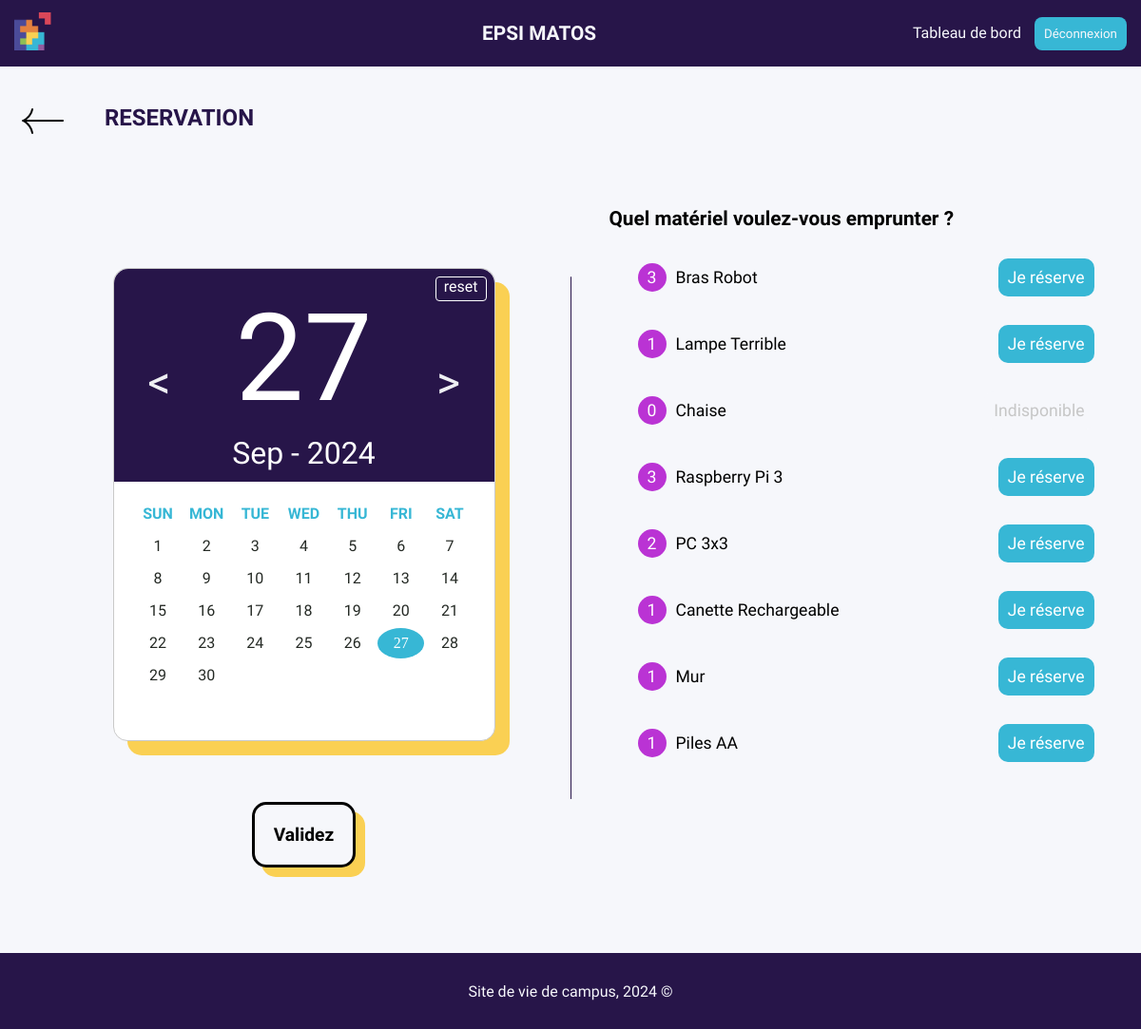
The app's page /reservation (signed in), older data.
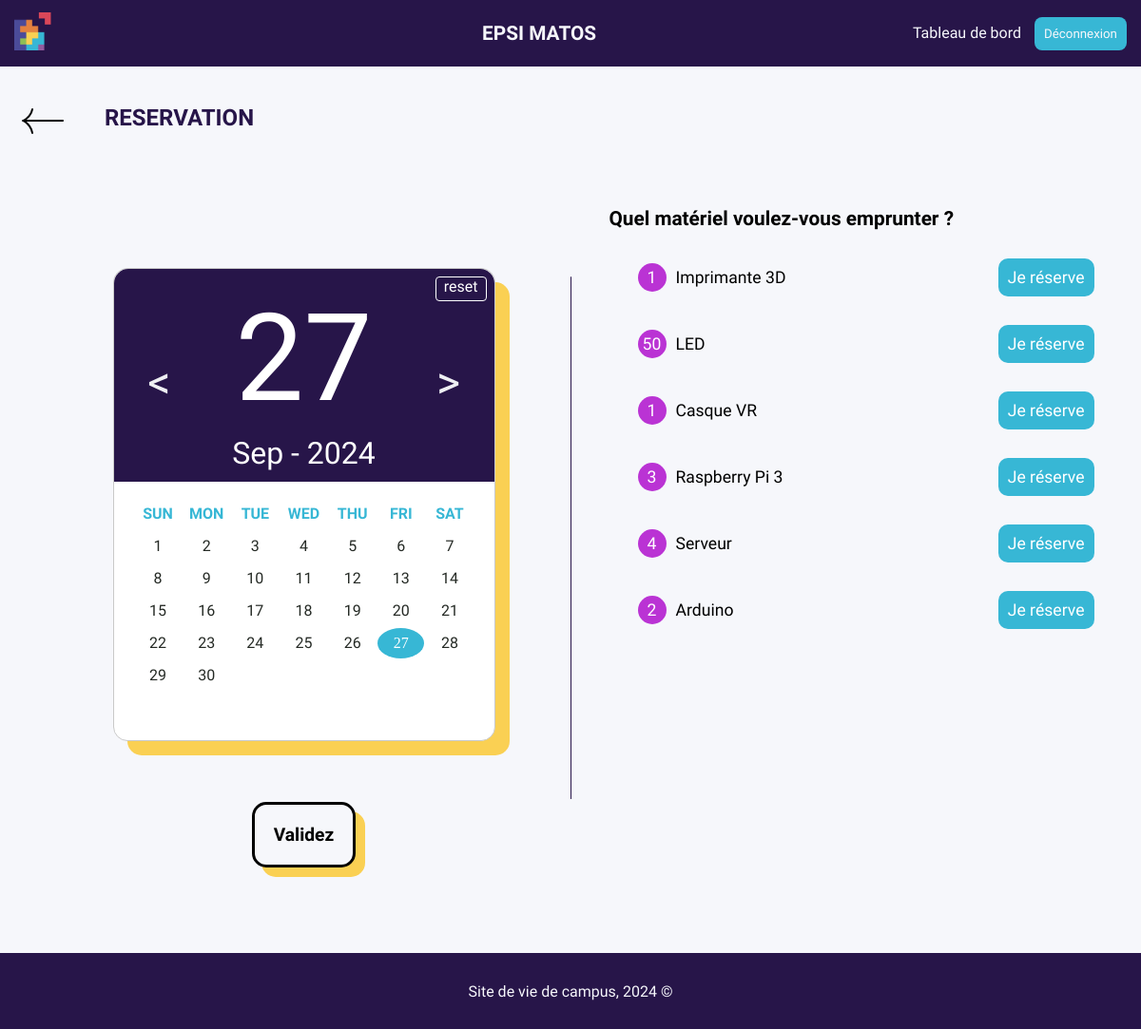
The same page, newer data.
### tables this page shows
CREATE TABLE materiel(
    id INTEGER PRIMARY KEY AUTOINCREMENT,
    nom TEXT NOT NULL,
    stock INTEGER
);

### controllers/reservation_controller.py (the view)
@reservation_bp.route('/reservation')
def reservation():
    if 'authentifie' in session and session['authentifie']:
        today = datetime.now().strftime('%Y-%m-%d')
        available_materials = get_available_materials(today)
        return render_template('reservation.html', available_materials=available_materials)
    else:
        return redirect('/')

### models/reservation_model.py (called while the page is built)
def get_available_materials(date):
    conn = sqlite3.connect('database/database.db')
    cursor = conn.cursor()
    query = '''
    SELECT m.nom, m.stock - IFNULL(COUNT(r.id_materiel), 0) AS disponible
    FROM materiel m
    LEFT JOIN reservation r ON m.id = r.id_materiel
    AND r.date_emprunt = ?
    GROUP BY m.id
    '''
    cursor.execute(query, (date,))
    available_materials = cursor.fetchall()
    conn.close()
    return available_materials

### templates/reservation.html (shortened to what this page needs)
<!DOCTYPE html>
<html lang="en">
<head>
    <link rel="stylesheet" href="static/css/reservation.css" />
    <link rel="stylesheet" href="static/css/calendrier.css" />
    <link
        rel="stylesheet"
        href="https://cdnjs.cloudflare.com/ajax/libs/font-awesome/6.0.0-beta3/css/all.min.css"
    />
</head>
<body>
    {% include 'header.html' %}
    <div class="title-return">
        <a href="/" class="back-button">&#8592;</a>
        <div class="page-title">RESERVATION</div>
    </div>
    <div class="container">
        <div class="section">
            <div class="elegant-calencar">
                <p id="reset">reset</p>
                <div id="header" class="clearfix">
                    <div class="pre-button"><</div>
                    <div class="head-info">
                        <div class="head-day"></div>
                        <div class="head-month"></div>
                    </div>
                    <div class="next-button">></div>
                </div>
                <table id="calendar">
            <thead>
              <tr>
                <th>Sun</th>
                <th>Mon</th>
                <th>Tue</th>
                <th>Wed</th>
                <th>Thu</th>
                <th>Fri</th>
                <th>Sat</th>
              </tr>
            </thead>
            <tbody>
              <tr>
                <td></td>
                <td></td>
                <td></td>
                <td></td>
                <td></td>
                <td></td>
                <td></td>
              </tr>
              <tr>
                <td></td>
                <td></td>
                <td></td>
                <td></td>
                <td></td>
                <td></td>
                <td></td>
              </tr>
              <tr>
                <td></td>
                <td></td>
                <td></td>
                <td></td>
                <td></td>
                <td></td>
                <td></td>
              </tr>
              <tr>
                <td></td>
                <td></td>
                <td></td>
                <td></td>
                <td></td>
                <td></td>
                <td></td>
              </tr>
              <tr>
                <td></td>
                <td></td>
                <td></td>
                <td></td>
                <td></td>
                <td></td>
                <td></td>
              </tr>
              <tr>
                <td></td>
                <td></td>
                <td></td>
                <td></td>
                <td></td>
                <td></td>
                <td></td>
              </tr>
            </tbody>
          </table>
        </div>
        <button class="custom-container" type="button" onclick="submitReservation()">Validez</button>
      </div>
      <div class="section section-left">
          <h2 class="header-title">Quel matériel voulez-vous emprunter ?</h2>
          <form id="reservation-form" method="POST" action="/confirm_reservation">
              {% include 'material_availability.html' %}
          </form>
      </div>
  </div>
</body>
<footer>
  {% include 'footer.html' %}
</footer>
</html>

### templates/material_availability.html
<div id="material-availability">
  {% for materiel in available_materials %}
  <div class="row">
    <div class="circle">{{ materiel[1] }}</div>
    <div class="row-text">{{ materiel[0] }}</div>
    {% if materiel[1] > 0 %}
    <button type="button" onclick="selectMaterial('{{ materiel[0] }}', this)">Je réserve</button>
    {% else %}
    <button disabled class="button_unavailable">Indisponible</button>
    {% endif %}
  </div>
  {% endfor %}
</div>

Row changes from the older to the newer data that the page shows:
removed materiel: stock "1", nom "Mur"
removed materiel: stock "1", nom "Piles AA"
changed materiel: stock "3" → "1"; nom "Bras Robot" → "Imprimante 3D"
changed materiel: stock "1" → "50"; nom "Lampe Terrible" → "LED"
changed materiel: stock "0" → "1"; nom "Chaise" → "Casque VR"; now shows "Je réserve"; no longer shows "Indisponible"
changed materiel: stock "2" → "4"; nom "PC 3x3" → "Serveur"
changed materiel: stock "1" → "2"; nom "Canette Rechargeable" → "Arduino"
